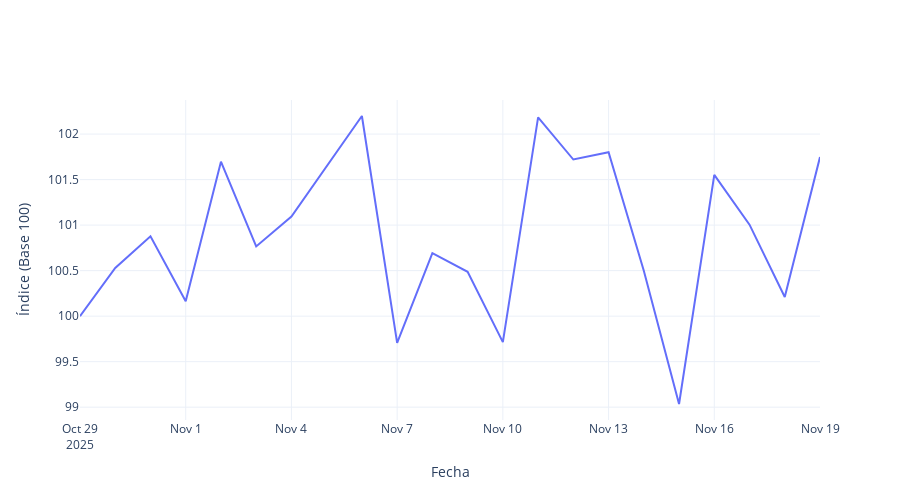

This figure's notebook cell:
### Markdown cell above
# ÍNDICE FINAL

### Code cell
# Pesos oficiales de cada división
pesos_div = {
    "ALIMENTOS": 23.928,
    "SALUD": 3.475,
    "EDUCACION": 8.058,
    "COMBUSTIBLES": 12.210,
    "VIVIENDA": 9.607
}

# Suma total oficial
suma_total = sum(pesos_div.values())

# Normalización para que sumen 100
factor = 100 / suma_total
pesos_div_norm = {k: v * factor for k, v in pesos_div.items()}

# Convertir a vector en el mismo orden
divisiones = ["ALIMENTOS", "SALUD", "EDUCACION", "COMBUSTIBLES", "VIVIENDA"]
w = np.array([pesos_div_norm[d] for d in divisiones])
w = w / w.sum()  # Por si acaso

# Función de ponderación geométrica
def geom_pond(x, w):
    x = np.array(x)
    return np.exp(np.sum(w * np.log(x)) / np.sum(w))

# Extraer los índices sectoriales de cada dataframe por fecha
# Para cada sector, extraemos el índice sectorial por fecha
ipc_alimentos = df_alimentos[df_alimentos["CATEGORIA"] == "Índice Alimentos"].set_index("FECHA")["VALOR"]
ipc_salud = df_salud[df_salud["CATEGORIA"] == "Índice Salud"].set_index("FECHA")["VALOR"]
ipc_educacion = df_educacion[df_educacion["CATEGORIA"] == "Índice Educación"].set_index("FECHA")["VALOR"]
ipc_combustibles = df_combustibles[df_combustibles["CATEGORIA"] == "Índice Combustibles"].set_index("FECHA")["VALOR"]
ipc_vivienda = df_vivienda[df_vivienda["CATEGORIA"] == "Índice Vivienda"].set_index("FECHA")["VALOR"]

# Crear el dataframe de IPC por divisiones (por fecha)
ipc_divisiones = pd.DataFrame({
    "ALIMENTOS": ipc_alimentos,
    "SALUD": ipc_salud,
    "EDUCACION": ipc_educacion,
    "COMBUSTIBLES": ipc_combustibles,
    "VIVIENDA": ipc_vivienda
})

# Asegurarnos de que todas las fechas coincidan en cada columna
ipc_divisiones = ipc_divisiones.dropna() 

# Calcular IPC total ponderado por fecha
ipc_total = {}

for fecha in ipc_divisiones.index:
    valores = ipc_divisiones.loc[fecha].values
    ipc_total[fecha] = geom_pond(valores, w)

ipc_total = pd.Series(ipc_total)
ipc_total = ipc_total.sort_index()

# Concatenar IPC total con los dataframes de cada sector
df_ipc_total = ipc_total.reset_index()
df_ipc_total.columns = ["FECHA", "VALOR"]
df_ipc_total["CATEGORIA"] = "IPC"



df_salud['Sector'] = 'Salud'
df_alimentos['Sector'] = 'Alimentos'
df_educacion['Sector'] = 'Educacion'
df_combustibles['Sector'] = 'Transporte'
df_vivienda['Sector'] = 'Alojamiento'
df_ipc_total['Sector'] = 'Total'



# Concatenar todos los dataframes (sectoriales + IPC total)
df_final = pd.concat([df_salud, df_alimentos, df_educacion, df_combustibles, df_vivienda, df_ipc_total], ignore_index=True)

# Crear el gráfico para el IPC total
fig = go.Figure()
fig.add_trace(go.Scatter(
    x=ipc_total.index,
    y=ipc_total.values,
    mode="lines",
    name="Índice Total (Base 100)",
    line=dict(width=2)
))

fig.update_layout(
    title=None,
    xaxis_title="Fecha",
    yaxis_title="Índice (Base 100)",
    template="plotly_white",
    hovermode="x unified",
    width=900,
    height=500
)

fig.show()

# Guardar el gráfico como un archivo PDF
fig.write_image("results/indice_final.pdf")

### Figure 1 — Plotly figure (JSON) as saved in the notebook; plotly's stock layout.template omitted (floating-point values rounded to 4 significant figures)
{"data": [{"line": {"width": 2}, "mode": "lines", "name": "Índice Total (Base 100)", "type": "scatter", "x": ["2025-10-29T00:00:00", "2025-10-30T00:00:00", "2025-10-31T00:00:00", "2025-11-01T00:00:00", "2025-11-02T00:00:00", "2025-11-03T00:00:00", "2025-11-04T00:00:00", "2025-11-05T00:00:00", "2025-11-06T00:00:00", "2025-11-07T00:00:00", "2025-11-08T00:00:00", "2025-11-09T00:00:00", "2025-11-10T00:00:00", "2025-11-11T00:00:00", "2025-11-12T00:00:00", "2025-11-13T00:00:00", "2025-11-14T00:00:00", "2025-11-15T00:00:00", "2025-11-16T00:00:00", "2025-11-17T00:00:00", "2025-11-18T00:00:00", "2025-11-19T00:00:00"], "y": [100.0, 100.5, 100.9, 100.2, 101.7, 100.8, 101.1, 101.7, 102.2, 99.71, 100.7, 100.5, 99.71, 102.2, 101.7, 101.8, 100.5, 99.03, 101.6, 101.0, 100.2, 101.7]}], "layout": {"height": 500, "hovermode": "x unified", "title": {}, "width": 900, "xaxis": {"title": {"text": "Fecha"}}, "yaxis": {"title": {"text": "Índice (Base 100)"}}}}
